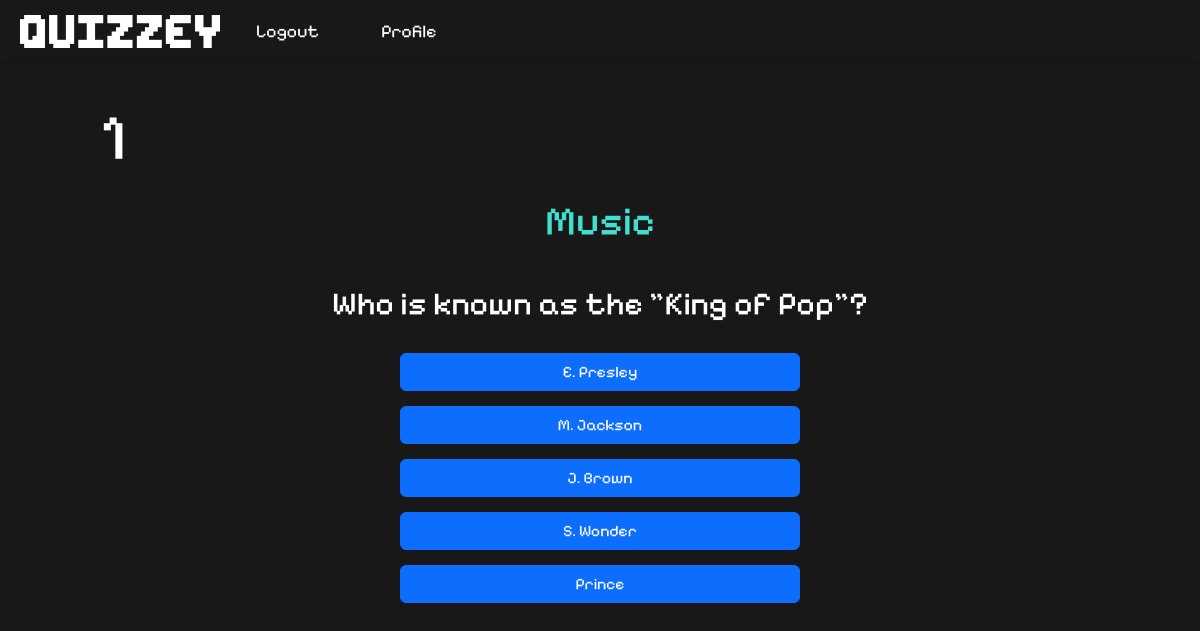
Page /quiz (signed in) on the committed database.
### tables this page shows
CREATE TABLE themes (
    id INTEGER PRIMARY KEY AUTOINCREMENT,
    name TEXT NOT NULL
);

CREATE TABLE quizn8 (
    id INTEGER PRIMARY KEY AUTOINCREMENT,
    question TEXT NOT NULL,
    answer1 TEXT NOT NULL,
    answer2 TEXT NOT NULL,
    answer3 TEXT NOT NULL,
    answer4 TEXT NOT NULL,
    answer5 TEXT NOT NULL,
    correct_answer INTEGER NOT NULL,
    theme_id INTEGER,
    FOREIGN KEY (theme_id) REFERENCES themes (id)
);

### website/views.py (the view)
@views.route('/quiz', methods=['GET','POST'])
def quiz():
    value = 0
    if "ans_num" in session.keys():
        session['ans_num'] = 0
    if "counter" not in session.keys():
        session["counter"] = 0
        session['score'] = 0
    if request.method == "POST":
        value = request.form["answer"]
        session['counter'] += 1
    lvl = get_lvl() + 1
    theme = get_theme()
    counter = session['counter']
    quizes = get_all_quizzes()
    try:
        if value == str(quizes[counter - 1][7]):
            session['score'] += 1
    except:
        pass
    if counter <  len(quizes):
        return render_template("quiz.html",
            number=counter + 1,
            theme = theme,
            question=quizes[counter][1],
            Answer1=quizes[counter][2],
            Answer2=quizes[counter][3],
            Answer3=quizes[counter][4],
            Answer4=quizes[counter][5],
            Answer5=quizes[counter][6]
        )
    else:
        set_marks()
        add_quiz_completion(lvl)
        change_lvl(lvl)
        session["counter"] = 0
        return redirect("/quiz/marks")

### website/database.py (called while the page is built)
def get_lvl():
    db = sqlite3.connect('website\\database.db')
    cursor = db.cursor()
    lvl = cursor.execute("SELECT level FROM users WHERE id = ?", (session['id'],)).fetchone()[0]
    db.close()
    return lvl

def get_theme():
    lvl = get_lvl()+1
    db = sqlite3.connect('website\\database.db')
    cursor = db.cursor()
    try:
        theme = cursor.execute("SELECT name FROM themes WHERE id = ?", (lvl,)).fetchone()[0]
    except:
        theme = ""
    db.close()
    return theme

def get_all_quizzes():
    db = sqlite3.connect('website\\database.db')
    cursor = db.cursor()
    lvl = get_lvl()+1
    try:
        quizzes = cursor.execute(f"SELECT * FROM quizn{lvl}").fetchall()
    except:
        quizzes = ""
    db.close()
    return quizzes

### website/templates/quiz.html (shortened to what this page needs)
{% extends "template.html" %}
{% block main %}
<h1 class = "counter">{{ number }}</h1>
<div class="quiz-container">
	<h1 style="margin-bottom: 40px; text-align: center; align-items: center; color: turquoise;">{{ theme }}</h1>
	<div class="quiz-header">
		<br>
		<h2 style = "margin-bottom: 30px ; text-align: center;">{{question}}</h2>
	</div>
    <div class="answers">
		<form class = "answers" method="post">
			<button class="btn btn-primary w-100" id="1" name="answer" value="1" type="submit">{{Answer1}}</button>
			<button class="btn btn-primary w-100" id="2" name="answer" value="2" type="submit">{{Answer2}}</button>
			<button class="btn btn-primary w-100" id="3" name="answer" value="3" type="submit">{{Answer3}}</button>
			<button class="btn btn-primary w-100" id="4" name="answer" value="4" type="submit">{{Answer4}}</button>
			<button class="btn btn-primary w-100" id="5" name="answer" value="5" type="submit">{{Answer5}}</button>
		</form>
    </div>
</div>
{% endblock %}

### website/static/styles.css (style rules this page uses)
body { min-height: 100vh; min-width: 100vw; display: flex; align-items: center; justify-content: center; background-color: #181818; margin: 0; box-sizing: border-box; overflow-x: hidden; }
.quiz-container { display: flex; flex-direction: column; align-items: center; justify-content: center; min-height: 80vh; font-family: 'Pixelify Sans', sans-serif; }
.quiz-header { color: white; width: 100%; display: flex; justify-content: flex-start; font-family: 'Pixelify Sans', sans-serif; }
.counter { color: white; font-family: 'Pixelify Sans', sans-serif; position: absolute; top: 100px; left: 100px; font-size: 20px; font-size: 400%; align-items: center; text-align: center; justify-content: center; }
.answers { display: flex; flex-direction: column; gap: 15px; width: 100%; max-width: 400px; align-items: center; font-family: 'Pixelify Sans', sans-serif; }
button { justify-content: center; align-items: center; size-adjust: 100px; }
.btn { transition: 0.2s; }

### rows in the picture
themes: name "Music"
quizn8: question "Who is known as the \"King of Pop\"?", answer1 "E. Presley", answer2 "M. Jackson", answer3 "J. Brown", answer4 "S. Wonder", answer5 "Prince"

### other values in the picture
{{ number }} "1"
